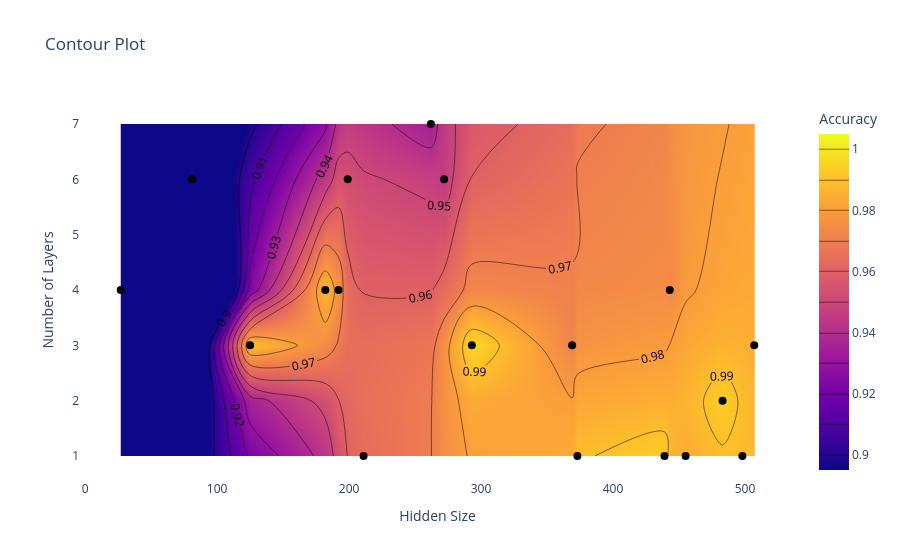

The cell this chart's notebook holds for it:
### Code cell
random = analysis.results_df
plot_contour(random, "config/hidden_size", "config/num_layers", "accuracy")

### Figure 1 — Plotly figure (JSON) as saved in the notebook; plotly's stock layout.template omitted (floating-point values rounded to 4 significant figures)
{"data": [{"colorbar": {"title": {"text": "Accuracy"}}, "colorscale": [[0, "#0d0887"], [0.1111, "#46039f"], [0.2222, "#7201a8"], [0.3333, "#9c179e"], [0.4444, "#bd3786"], [0.5556, "#d8576b"], [0.6667, "#ed7953"], [0.7778, "#fb9f3a"], [0.8889, "#fdca26"], [1, "#f0f921"]], "contours": {"coloring": "heatmap", "end": 1, "showlabels": true, "size": 0.01, "start": 0.9}, "type": "contour", "x": [373, 192, 272, 182, 455, 439, 27, 199, 293, 125, 211, 81, 369, 483, 443, 498, 507, 262], "y": [1, 4, 6, 4, 1, 1, 4, 6, 3, 3, 1, 6, 3, 2, 4, 1, 3, 7], "z": [0.9891, 0.9766, 0.9453, 0.9875, 0.9844, 0.9938, 0.5875, 0.9531, 0.9969, 0.9891, 0.9641, 0.8656, 0.9719, 0.9938, 0.9734, 0.9891, 0.9844, 0.9344]}, {"customdata": [0.9891, 0.9766, 0.9453, 0.9875, 0.9844, 0.9938, 0.5875, 0.9531, 0.9969, 0.9891, 0.9641, 0.8656, 0.9719, 0.9938, 0.9734, 0.9891, 0.9844, 0.9344], "hovertemplate": "Hidden Size: %{x}<br>Number of Layers: %{y}<br>Accuracy: %{customdata:.4f}<extra></extra>", "marker": {"color": "black", "size": 8, "symbol": "circle"}, "mode": "markers", "name": "Data Points", "type": "scatter", "x": [373, 192, 272, 182, 455, 439, 27, 199, 293, 125, 211, 81, 369, 483, 443, 498, 507, 262], "y": [1, 4, 6, 4, 1, 1, 4, 6, 3, 3, 1, 6, 3, 2, 4, 1, 3, 7]}], "layout": {"paper_bgcolor": "white", "plot_bgcolor": "white", "title": {"text": "Contour Plot"}, "xaxis": {"showgrid": false, "title": {"text": "Hidden Size"}}, "yaxis": {"showgrid": false, "title": {"text": "Number of Layers"}}}}
